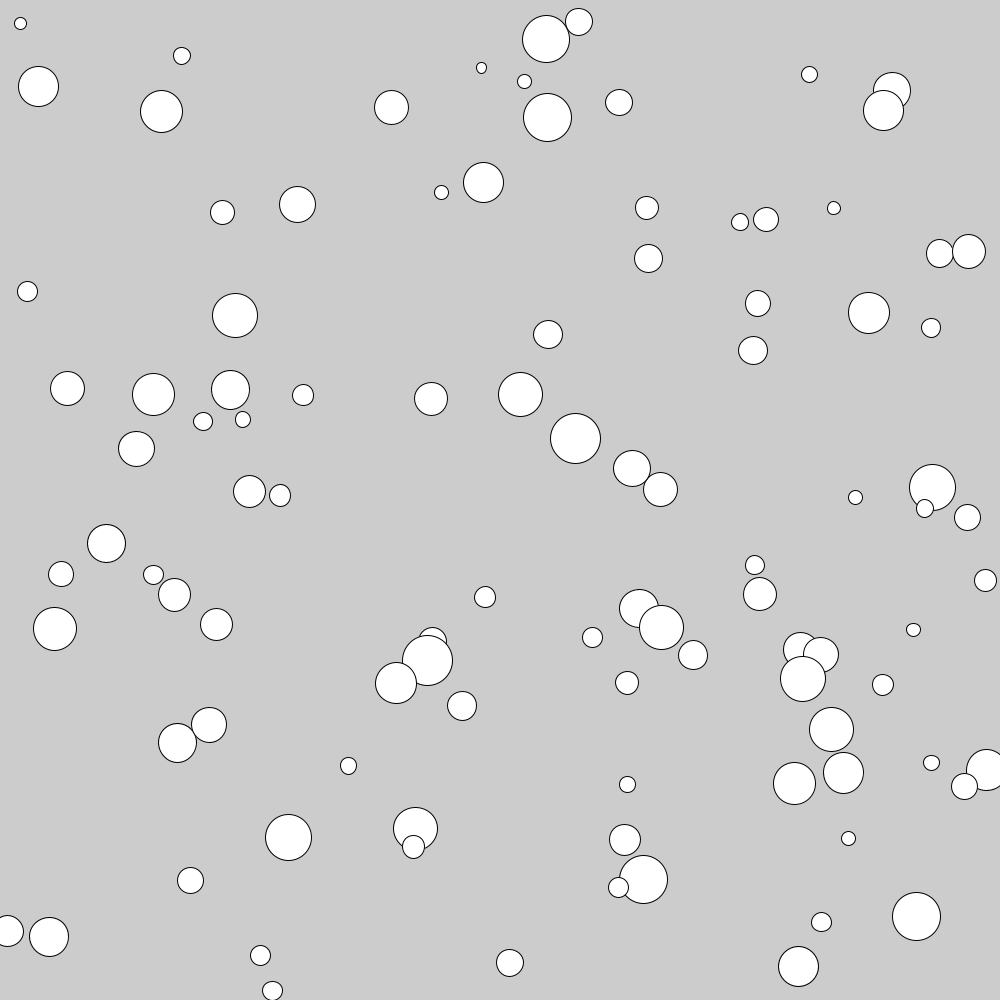
Frame 1 (no input)
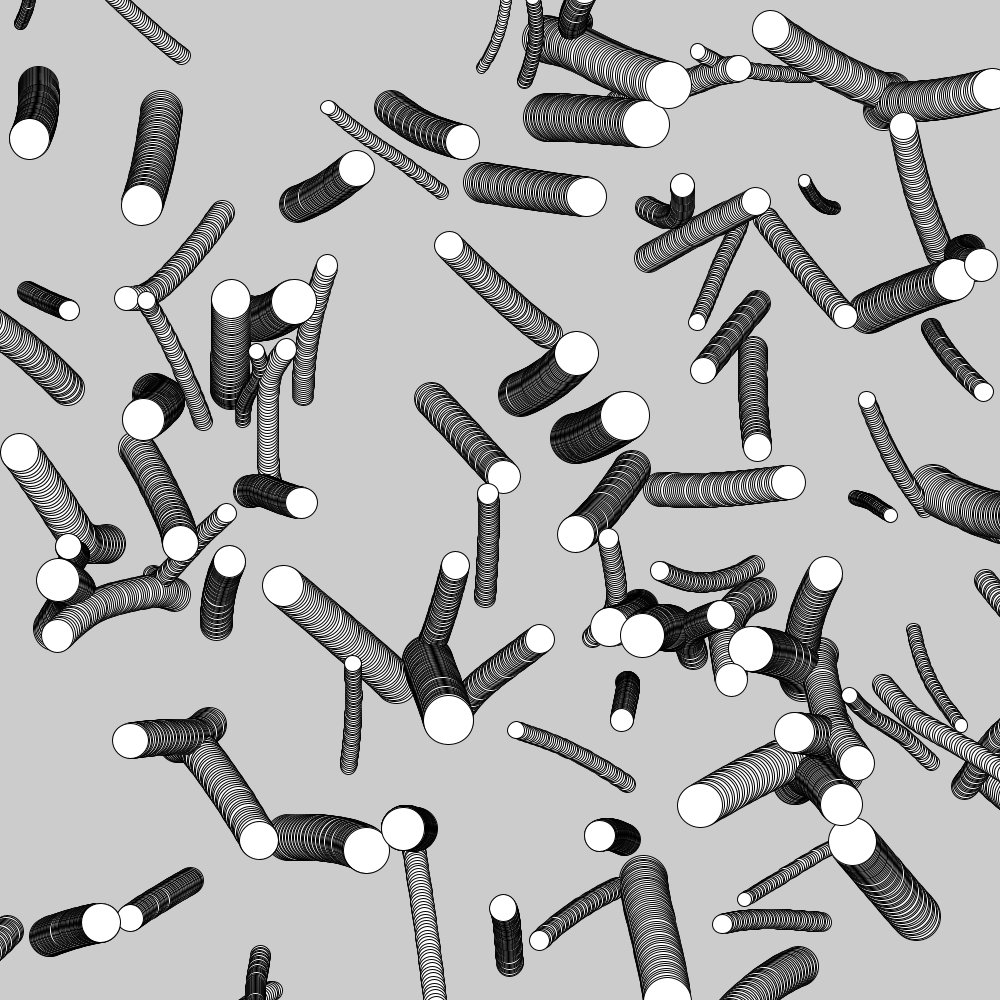
Frame 60 (the mouse pressed at the canvas centre just before this capture)
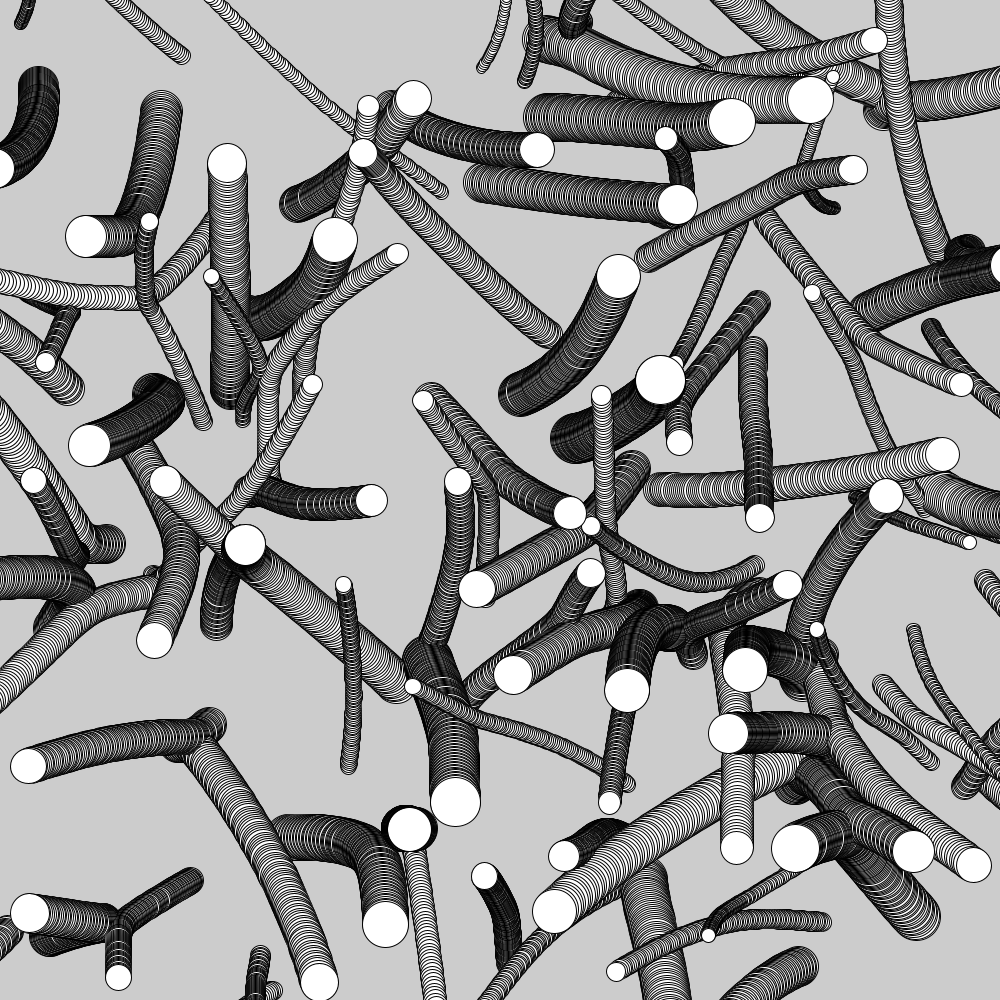
Frame 120 (the mouse held since frame 60 and released just before this capture)

The Processing sketch that drew these frames (run headless with seeded random() and noise(); from frame 60 on, the mouse is pressed at the canvas centre):

// Processing sketch: charges
// ── charges.pde
System s = new System();

void setup() {
	size(1000, 1000);

	for(int i = 0; i < 100; i++) {
		s.objects.add(new Particle(new PVector(random(0, width), random(0, height)), new PVector(random(-2.0, 2.0), random(-2.0, 2.0)), random(10, 50), random(-5, 5), random(10, 50)));
	}
}

void draw() {
	s.react(s);
	s.update();
	s.display();
}

// ── ball.pde
// class Ball extends Particle {

// };

// ── config.pde
final float G = 1;

// ── object.pde
abstract class Object extends Thing {
	Object(PVector arg_pos, PVector arg_vel, PVector arg_acc, float arg_mass, float arg_charge) {
		pos = arg_pos;
		vel = arg_vel;
		acc = arg_acc;
		mass = arg_mass;
		charge = arg_charge;
	}

	PVector pos, vel, acc;
	float mass, charge;
};

// ── particle.pde
class Particle extends Object {
	Particle(PVector arg_pos, PVector arg_vel, float arg_mass, float arg_charge, float arg_r) {
		super(arg_pos, arg_vel, new PVector(0, 0), arg_mass, arg_charge);
		r = arg_r;
	}
	void apply_force(PVector force) {
		acc.add(PVector.div(force, mass));
	}
	void react(Thing other) {
		if(this == other) {
			return;
		}
		if(other instanceof Particle) {
			Particle other_particle = (Particle)other;
			PVector force = PVector.sub(pos, other_particle.pos);
			float distance = force.mag();
			distance = max(5, distance);
			force.normalize();
			float strength = (G * mass * other_particle.mass) / (distance * distance);
			force.mult(strength);
			force.mult(-1);
			other_particle.apply_force(force);
		}
	}

	void update() {
		vel.add(acc);
		pos.add(vel);
		acc.mult(0);
	}
	void display() {
		ellipse(pos.x, pos.y, r, r);
	}

	float r;
};

// ── system.pde
class System extends Thing {
	System() {
		objects = new ArrayList<Object>();
	}
	void apply_force(PVector force) {
		for (Object object : objects) {
			object.apply_force(force);
		}
	}
	void react(Thing other) {
		if(other instanceof System) {
			System other_system = (System)other;
			for(Object other_object : other_system.objects) {
				for(Object object : objects) {
					object.react(other_object);
				}
			}
		}
		else {
			for(Object object : objects) {
				object.react(other);
			}
		}
	}
	void update() {
		for (Object object : objects) {
			object.update();
		}
	}
	void display() {
		for (Object object : objects) {
			object.display();
		}
	}

	ArrayList<Object> objects;
};

// ── thing.pde
abstract class Thing {
	// a force is applied to this thing
	abstract void apply_force(PVector force);
	// how should this thing react to some other thing?
	abstract void react(Thing other);
	// update state
	abstract void update();
	// display thing
	abstract void display();
};

// ── vector.pde
class Vector extends Thing {
	Vector(PVector arg_pos, float arg_mass, float arg_charge, float arg_r) {
		pos = new Particle(arg_pos, new PVector(0, 0), 0, 0, arg_r);
		end = new Particle(arg_pos, new PVector(0, 0), arg_mass, arg_charge, 0);
	}
	void apply_force(PVector force) {
		end.apply_force(force);
	}
	void react(Thing other) {
		// vectors are passive, they just reflect conditions
	}
	void update() {
		end.update();
	}
	void display() {
		line(pos.pos.x, pos.pos.y, end.pos.x, end.pos.y);
		pos.display();
	}

	Particle pos, end;
};
